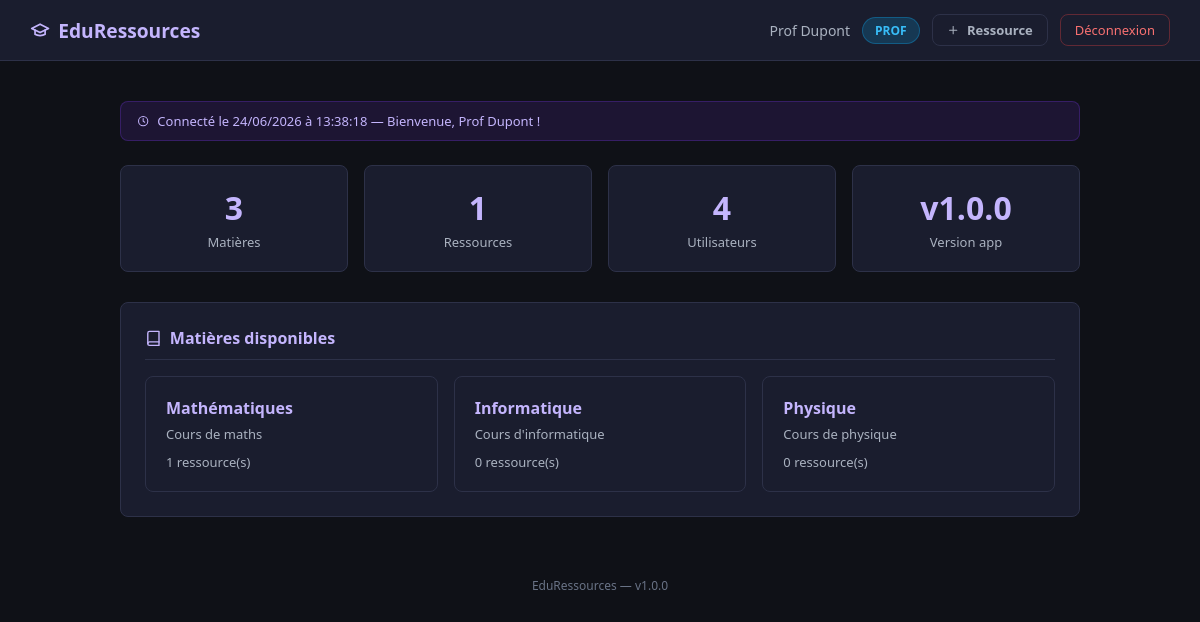
Page /dashboard (signed in) on the committed database.
### app.py (models this page shows)
class User(UserMixin, db.Model):
    id = db.Column(db.Integer, primary_key=True)
    nom = db.Column(db.String(100), nullable=False)
    email = db.Column(db.String(150), unique=True, nullable=False)
    password = db.Column(db.String(200), nullable=False)
    role = db.Column(db.String(20), nullable=False, default='etudiant')
    date_creation = db.Column(db.DateTime, default=datetime.utcnow)

class Matiere(db.Model):
    id = db.Column(db.Integer, primary_key=True)
    nom = db.Column(db.String(100), nullable=False)
    description = db.Column(db.String(200))
    ressources = db.relationship('Ressource', backref='matiere', lazy=True)

### app.py (the view)
@app.route('/dashboard')
@login_required
def dashboard():
    matieres = Matiere.query.all()
    total_ressources = Ressource.query.count()
    total_users = User.query.count()
    now = datetime.now().strftime("%d/%m/%Y à %H:%M:%S")
    return render_template('dashboard.html',
        matieres=matieres,
        total_ressources=total_ressources,
        total_users=total_users,
        version=APP_VERSION,
        now=now
    )

### app.py (called while the page is built)
@login_manager.user_loader
def load_user(user_id):
    return User.query.get(int(user_id))

### templates/dashboard.html (shortened to what this page needs)
{% extends 'base.html' %}
{% block content %}
<div class="section-page">
    <div class="info-bar">
        <svg class="icon icon-sm" viewBox="0 0 24 24" aria-hidden="true">
            <circle cx="12" cy="12" r="9"></circle>
            <path d="M12 7v5l3 2"></path>
        </svg>
        <span>Connecté le {{ now }} — Bienvenue, {{ current_user.nom }} !</span>
    </div>
    <div class="stats-grid">
        <div class="stat-card">
            <div class="stat-number">{{ matieres|length }}</div>
            <div class="stat-label">Matières</div>
        </div>
        <div class="stat-card">
            <div class="stat-number">{{ total_ressources }}</div>
            <div class="stat-label">Ressources</div>
        </div>
        <div class="stat-card">
            <div class="stat-number">{{ total_users }}</div>
            <div class="stat-label">Utilisateurs</div>
        </div>
        <div class="stat-card">
            <div class="stat-number text-success">v{{ version }}</div>
            <div class="stat-label">Version app</div>
        </div>
    </div>
    <div class="card">
        <div class="card-title">
            <svg class="icon" viewBox="0 0 24 24" aria-hidden="true">
                <path d="M4 19.5A2.5 2.5 0 0 1 6.5 17H20"></path>
                <path d="M4 4.5A2.5 2.5 0 0 1 6.5 2H20v20H6.5A2.5 2.5 0 0 1 4 19.5v-15Z"></path>
            </svg>
            Matières disponibles
        </div>
        {% if matieres %}
        <div class="matieres-grid">
            {% for matiere in matieres %}
            <a href="{{ url_for('ressources', matiere_id=matiere.id) }}" class="matiere-card">
                <h3>{{ matiere.nom }}</h3>
                <p>{{ matiere.description or 'Aucune description' }}</p>
                <p class="matiere-count">
                    {{ matiere.ressources|length }} ressource(s)
                </p>
            </a>
            {% endfor %}
        </div>
        {% else %}
        <p class="empty-state">Aucune matière disponible pour le moment.</p>
        {% endif %}
    </div>
</div>
{% endblock %}

### templates/base.html (shortened to what this page needs)
<!DOCTYPE html>
<html lang="fr">
<head>
    <link rel="stylesheet" href="{{ url_for('static', filename='style.css') }}">
</head>
<body>
{% if current_user.is_authenticated %}
<nav class="navbar">
    <a href="{{ url_for('dashboard') }}" class="navbar-brand">
        <svg class="icon" viewBox="0 0 24 24" aria-hidden="true">
            <path d="M22 10 12 5 2 10l10 5 10-5Z"></path>
            <path d="M6 12v5c3 2 9 2 12 0v-5"></path>
        </svg>
        EduRessources
    </a>
    <div class="navbar-info">
        <span class="navbar-user">{{ current_user.nom }}</span>
        <span class="badge-role role-{{ current_user.role }}">{{ current_user.role }}</span>
        {% if current_user.role in ['prof', 'admin'] %}
        <a href="{{ url_for('ajouter_ressource') }}" class="btn-secondary btn btn-small">
            <svg class="icon icon-sm" viewBox="0 0 24 24" aria-hidden="true">
                <path d="M12 5v14"></path>
                <path d="M5 12h14"></path>
            </svg>
            Ressource
        </a>
        {% endif %}
        <a href="{{ url_for('logout') }}" class="btn-logout">Déconnexion</a>
    </div>
</nav>
{% endif %}
<div class="container">
    {% block content %}{% endblock %}
</div>
<div class="footer">EduRessources — v{{ version if version is defined else '1.0.0' }}</div>
</body>
</html>

### static/style.css (style rules this page uses)
:root { --bg: #0f1117; --surface: #1a1d2e; --surface-raised: #202438; --surface-subtle: #12141f; --border: #2d3148; --text: #e2e8f0; --text-muted: #aab2c0; --text-soft: #8b95a7; --primary: #8b5cf6; --primary-strong: #7c3aed; --primary-soft: #7c3aed22; --success: #34d399; --danger: #f87171; --focus: #fbbf24; }
* { margin: 0; padding: 0; box-sizing: border-box; }
body { font-family: 'Segoe UI', sans-serif; background: var(--bg); color: var(--text); min-height: 100vh; }
.icon { width: 1.05em; height: 1.05em; flex: 0 0 auto; stroke: currentColor; stroke-width: 2; stroke-linecap: round; stroke-linejoin: round; fill: none; }
.icon-sm { width: 0.95em; height: 0.95em; }
.text-success { color: var(--success); }
.section-page { margin-top: 30px; }
.navbar { background: var(--surface); padding: 14px 30px; display: flex; justify-content: space-between; align-items: center; gap: 16px; border-bottom: 1px solid var(--border); position: sticky; top: 0; z-index: 100; }
.navbar-brand { font-size: 1.2rem; font-weight: 700; color: #c4b5fd; text-decoration: none; display: inline-flex; align-items: center; gap: 8px; white-space: nowrap; }
.navbar-info { display: flex; align-items: center; justify-content: flex-end; gap: 12px; flex-wrap: wrap; }
.navbar-user { font-size: 14px; color: var(--text-muted); }
.badge-role { padding: 4px 12px; border-radius: 20px; font-size: 12px; font-weight: 600; text-transform: uppercase; }
.role-prof { background: #0ea5e933; color: #38bdf8; border: 1px solid #0ea5e955; }
.btn-logout { background: transparent; border: 1px solid #ef444455; color: var(--danger); padding: 6px 14px; border-radius: 8px; cursor: pointer; font-size: 13px; text-decoration: none; transition: all 0.2s; }
.container { max-width: 1000px; margin: 40px auto; padding: 0 20px; }
.card { background: var(--surface); border: 1px solid var(--border); border-radius: 8px; padding: 24px; margin-bottom: 20px; }
.card-title { font-size: 1rem; font-weight: 600; color: #c4b5fd; margin-bottom: 16px; padding-bottom: 10px; border-bottom: 1px solid var(--border); display: flex; align-items: center; gap: 8px; }
.stats-grid { display: grid; grid-template-columns: repeat(auto-fit, minmax(160px, 1fr)); gap: 16px; margin-bottom: 30px; }
.stat-card { background: var(--surface); border: 1px solid var(--border); border-radius: 8px; padding: 20px; text-align: center; }
.stat-number { font-size: 2rem; font-weight: 700; color: #c4b5fd; }
.stat-label { font-size: 13px; color: var(--text-muted); margin-top: 4px; }
.matieres-grid { display: grid; grid-template-columns: repeat(auto-fit, minmax(200px, 1fr)); gap: 16px; }
.matiere-card { background: var(--surface); border: 1px solid var(--border); border-radius: 8px; padding: 20px; text-decoration: none; color: var(--text); transition: all 0.2s; display: block; }
.matiere-card h3 { font-size: 1rem; color: #c4b5fd; margin-bottom: 6px; }
.matiere-card p { font-size: 13px; color: var(--text-muted); }
.matiere-count { margin-top: 10px; font-size: 12px; color: var(--text-soft); }
.btn { padding: 10px 24px; border-radius: 8px; font-size: 14px; font-weight: 600; cursor: pointer; border: none; transition: all 0.2s; text-decoration: none; display: inline-flex; align-items: center; justify-content: center; gap: 8px; }
.btn-small { padding: 6px 14px; font-size: 13px; }
.btn-secondary { background: transparent; border: 1px solid var(--border); color: var(--text-muted); }
.info-bar { background: #7c3aed22; border: 1px solid #7c3aed44; color: #c4b5fd; padding: 10px 16px; border-radius: 8px; font-size: 13px; margin-bottom: 24px; display: flex; align-items: center; gap: 8px; line-height: 1.4; }
.footer { text-align: center; padding: 20px; color: #697386; font-size: 12px; margin-top: 40px; }

### rows in the picture
User: nom "Prof Dupont", role "PROF"
Matiere: nom "Mathématiques", description "Cours de maths", ressources|length "1"
Matiere: nom "Informatique", description "Cours d'informatique", ressources|length "0"
Matiere: nom "Physique", description "Cours de physique", ressources|length "0"

### other values in the picture
{{ matieres|length }} "3"
{{ total_ressources }} "1"
{{ total_users }} "4"
{{ version }} "1.0.0"
{{ version if version is defined else '1.0.0' }} "1.0.0"
